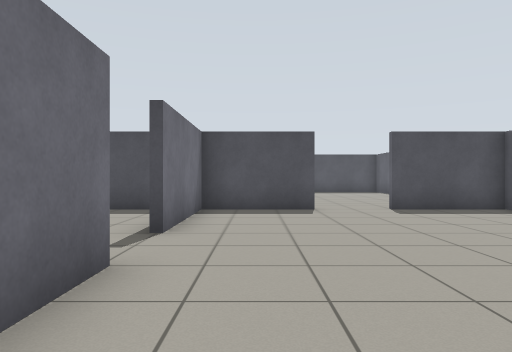
View 1 (above)

18 first-person views from a walk through a world built for the Gazebo simulator. The camera is 0.86 m above the floor, looks level and sees 70° across. The floor is counted in squares, 1 m on a side. Each view is taken from the middle of a square. On the plan, view 1 faces up. The plan holds only what a view shows up to about 12 squares ahead; the rest is blank.

View 2
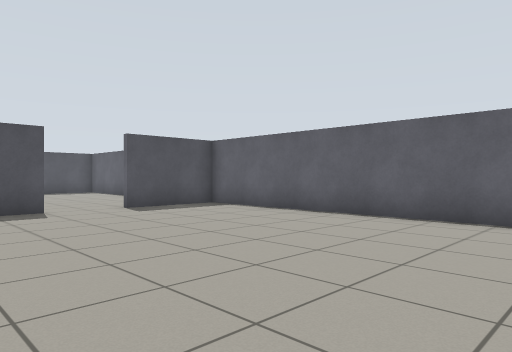

View 3
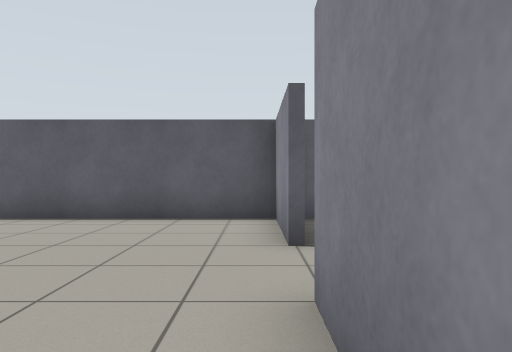

View 4
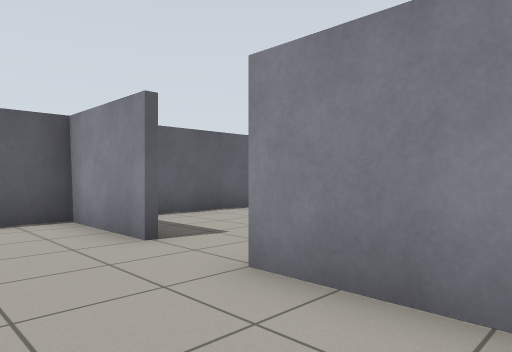

View 5
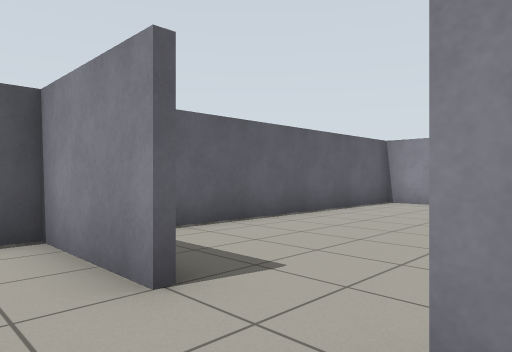

View 6
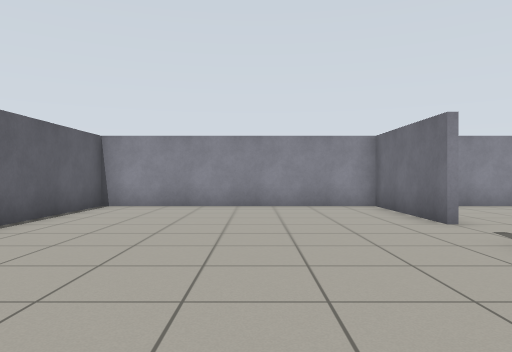

View 7
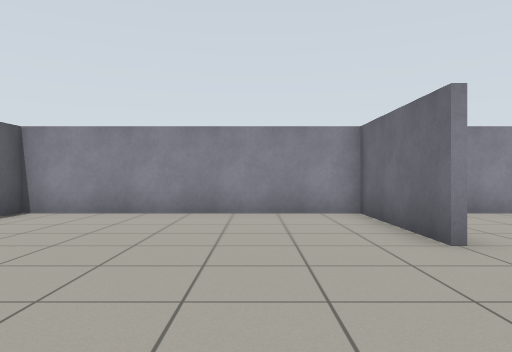

View 8
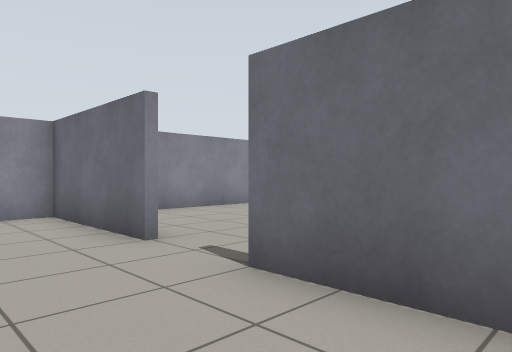

View 9
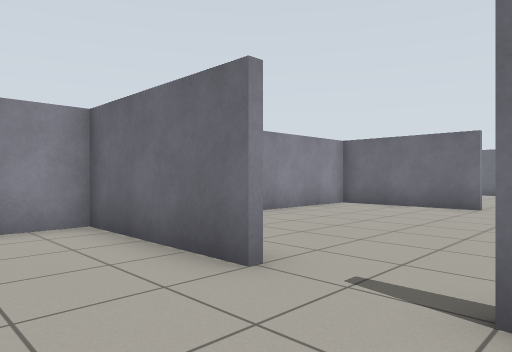

View 10
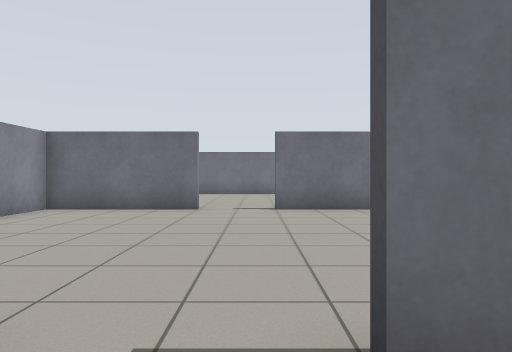

View 11
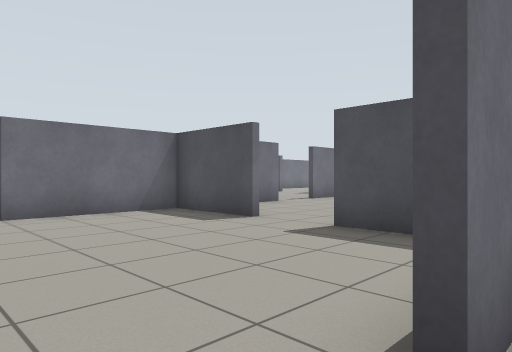

View 12
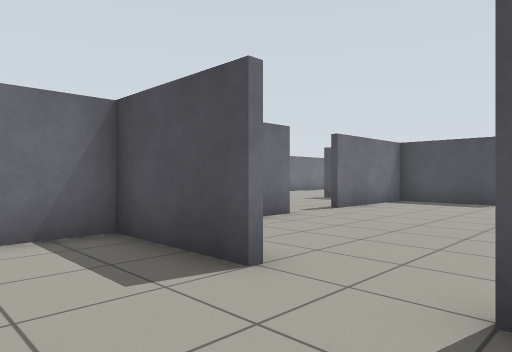

View 13
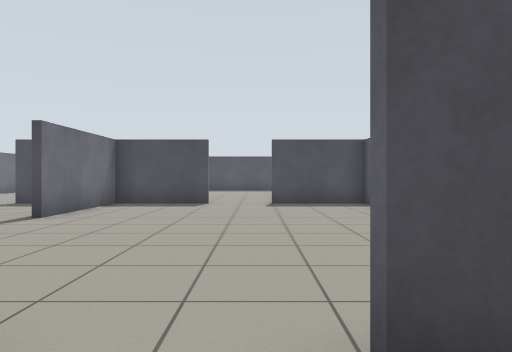

View 14
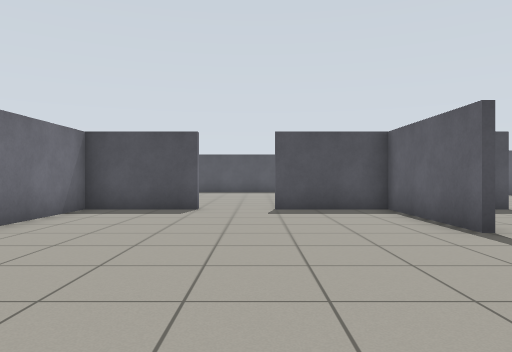

View 15
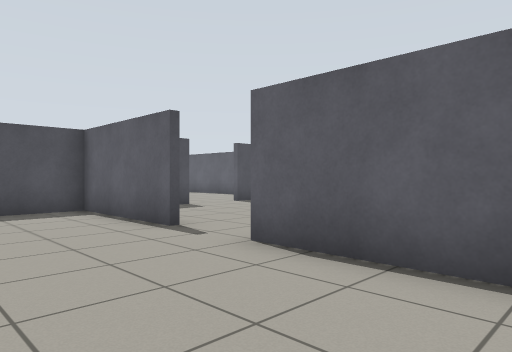

View 16
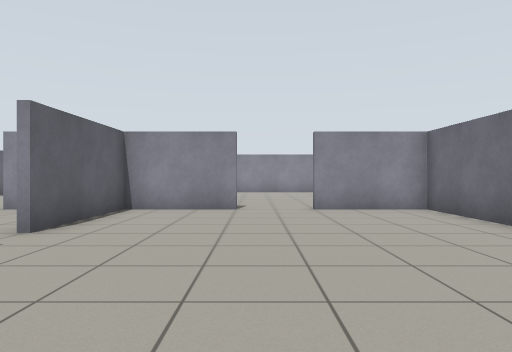

View 17
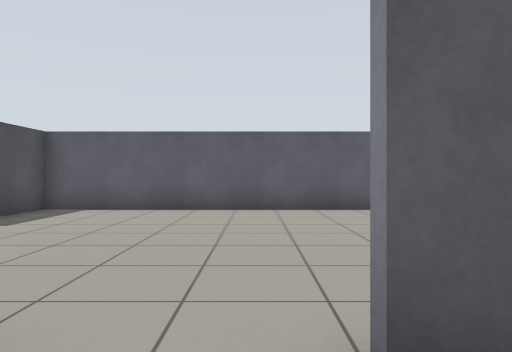

View 18
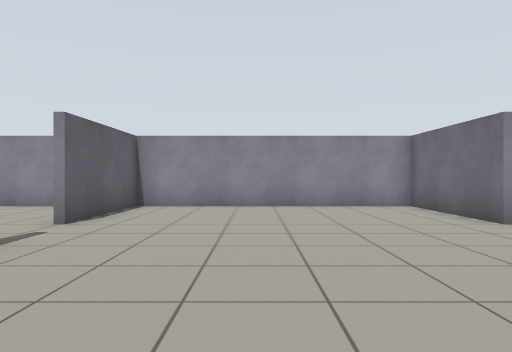

### Floor plan
Ten units are one square. View 1 is at (0, 0); x grows to the right and y downward. Boxes are objects, and circles mark ways between rooms. Rooms are numbered by the first view taken in them; rooms with no view inside come last. Other rooms are left out.
<svg viewBox="-105 -100 174 209">
<path fill="none" stroke="#000" d="M-14 -35 -14 -20M35 4 64 4 64 -94 35 -94M-6 4 15 4M16 -94 -21 -94M-14 -94 -14 -55M-14 65 -14 104 64 104 64 10M-14 24 -14 45M-94 65 -94 104 -16 104 -16 65M-65 6 -94 6M-94 10 -94 45M-31 6 -45 6M-94 -35 -94 10M-45 4 -16 4 -16 -35M-16 -55 -16 -95M-65 -94 -94 -94 -94 -55M-95 4 -65 4M-21 -94 -45 -94"/>
<circle cx="25" cy="10" r="3" fill="#2a7"/>
<circle cx="-20" cy="-45" r="3" fill="#2a7"/>
<circle cx="-20" cy="55" r="3" fill="#2a7"/>
<circle cx="-55" cy="10" r="3" fill="#2a7"/>
<text x="20" y="-40">1</text>
<text x="20" y="60">2</text>
<text x="-60" y="60">3</text>
<text x="-60" y="-40">4</text>
</svg>
Room 1 opens to room 2. Room 1 opens to room 4. Room 2 opens to room 3. Room 3 opens to room 4.

Where each view was taken, in squares from view 1:
view 1: 0 up, 0 right, facing up
view 2: 0 up, 1 left, facing up-right
view 3: 0 up, 1 left, facing right
view 4: 2 up, 1 left, facing down-right
view 5: 1 up, 1 right, facing down-right
view 6: 0 up, 2 right, facing down
view 7: 2 down, 1 right, facing down
view 8: 2 down, 1 right, facing down-left
view 9: 4 down, 1 right, facing down-left
view 10: 5 down, 0 right, facing left
view 11: 6 down, 1 left, facing up-left
view 12: 3 down, 4 left, facing up-left
view 13: 2 down, 5 left, facing up
view 14: 0 up, 5 left, facing up
view 15: 0 up, 5 left, facing up-right
view 16: 9 up, 5 left, facing down
view 17: 4 up, 3 left, facing right
view 18: 0 up, 5 left, facing down
